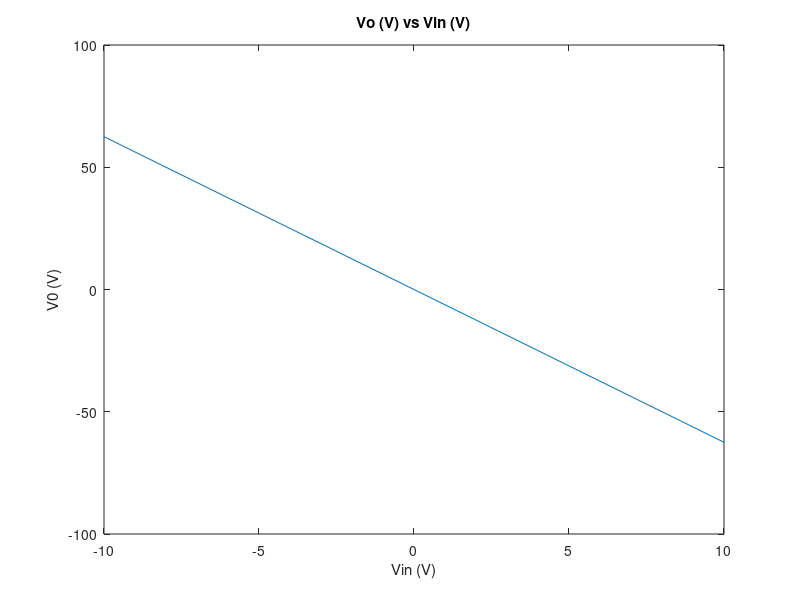
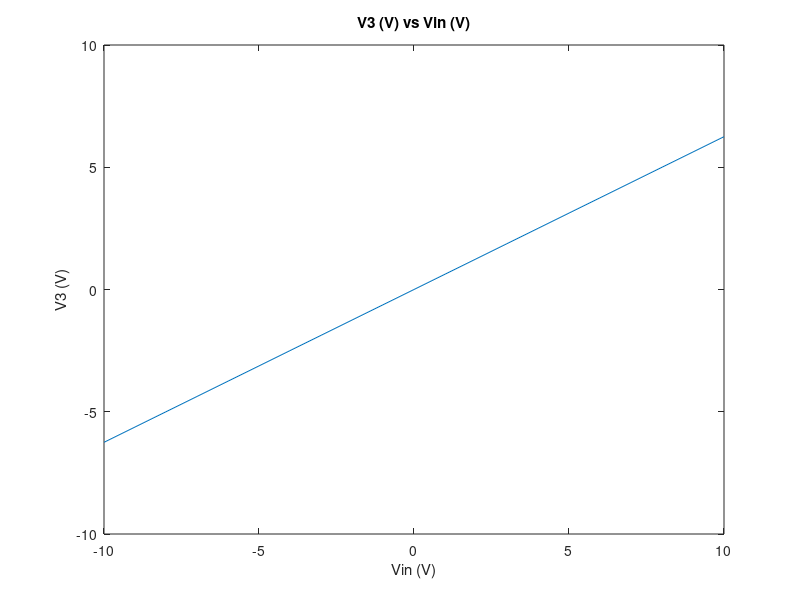
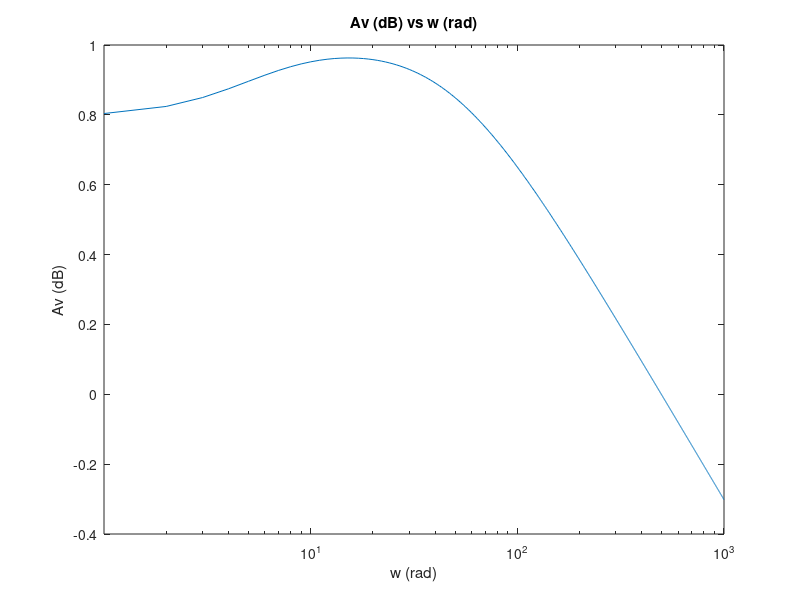
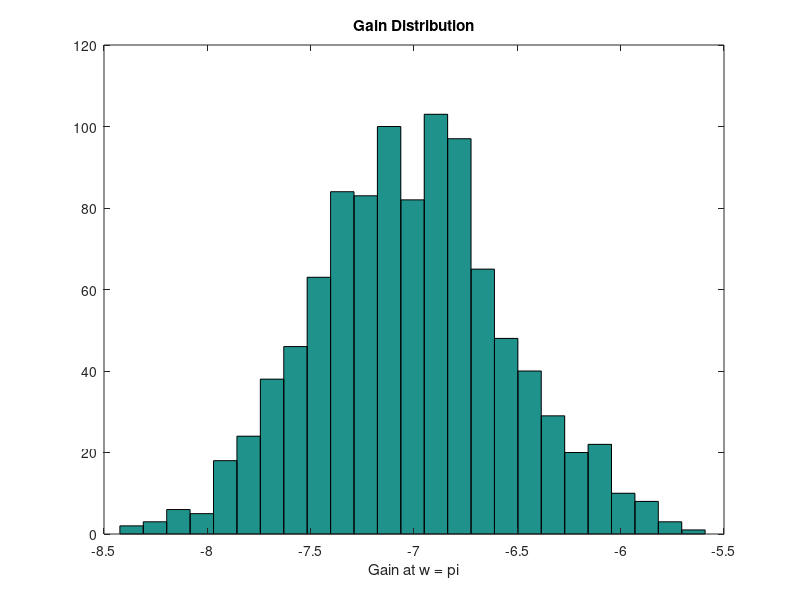

Write MATLAB code to recreate these figures, in order.
% ELEC 4700
% PA 7
% Michael Nwokobia
% 101044216

G = zeros(6, 6); 

%Resistances:
r1 = 1;
r2 = 2;
r3 = 10;
r4 = 0.1; 
r0 = 1000; 

%Conductances:
G1 = 1/r1;
G2 = 1/r2;
G3 = 1/r3;
G4 = 1/r4;
G0 = 1/r0;

%Additional Parameters:
alp = 100;
cp = 0.25;
l = 0.2;
Vin = zeros(1, 20);
V0 = zeros(1, 20);
V3 = zeros(1, 20);

G(1, 1) = 1;                                    
G(2, 1) = -G1; 
G(2, 2) = G1 + G2; 
G(2, 3) = 1; 
G(3 ,2) = -1; 
G(3, 4) = 1;                      
G(4, 3) = -1; 
G(4, 4) = G3;  
G(5, 4) = alp*G3;
G(5, 5) = 1; 
G(6, 5) = -G4;
G(6, 6) = G4 + G0;   


C = zeros(6, 6);

C(2, 1) = -cp; C(2, 2) = cp;
C(3, 3) = l;

F = zeros(1, 6);
V = -10;

for i = 1:21
    Vin(i) = V;
    F(1) = Vin(i);
    
    Vm = G\F';
    
    V0(i) = Vm(6);
    V3(i) = Vm(4);
    V = V + 1;
end


figure(1)
plot(Vin, V0);
title('Vo (V) vs Vin (V)');
xlabel('Vin (V)')
ylabel('V0 (V)')

figure(2)
plot(Vin, V3)
title('V3 (V) vs Vin (V)')
xlabel('Vin (V)')
ylabel('V3 (V)')



F(1) = 1;
V02 = zeros(1, 1000); 
freq = linspace(0, 1000, 1000); % note: in radians
Av = zeros(1, 1000);
Avlog = zeros(1, 1000);

for i = 1:1000
    Vm2 = (G+1i*freq(i)*C)\F';
    V02(i) = Vm2(6);
    Av(i) = V02(i)/F(1);
    Avlog(i) = log10(Av(i));
end 
    
figure(3)
semilogx(freq, Avlog)
xlim([0 1000])
title('Av (dB) vs w (rad)')
xlabel('w (rad)')
ylabel('Av (dB)')
    
w = pi;
Av2 = zeros(15, 1);
Cper = zeros(15, 1);
vo3 = zeros(1, 15);

for i = 1:1000
    C(2, 1) = normrnd(-cp, 0.05); 
    C(2, 2) = normrnd(cp, 0.05);
    C(3, 3) = normrnd(l, 0.05);
    Vm3 = (G+1i*w*C)\F';
    vo3(i) = Vm3(6);
    Av2(i) = vo3(i)/F(1);
end

figure(4)
hist(real(Av2), 25)
title('Gain Distribution')
xlabel('Gain at w = pi')